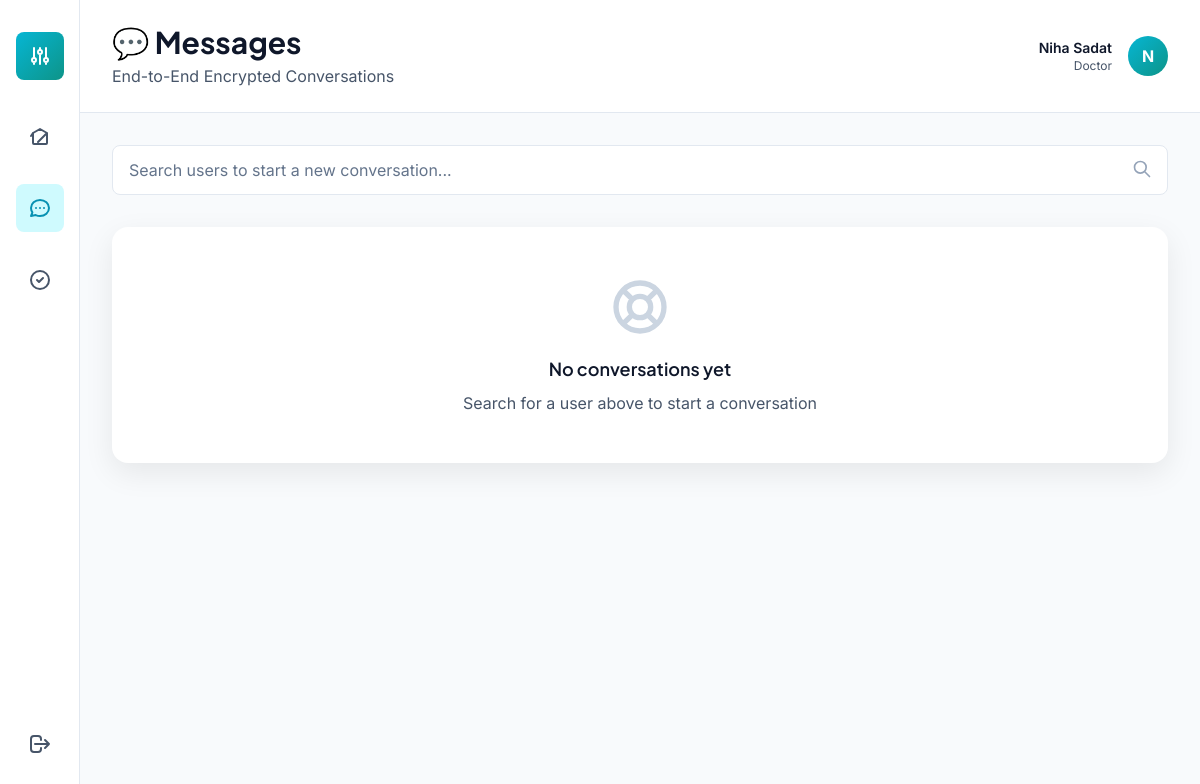
Before: /chat-list (signed in) with the older database file.
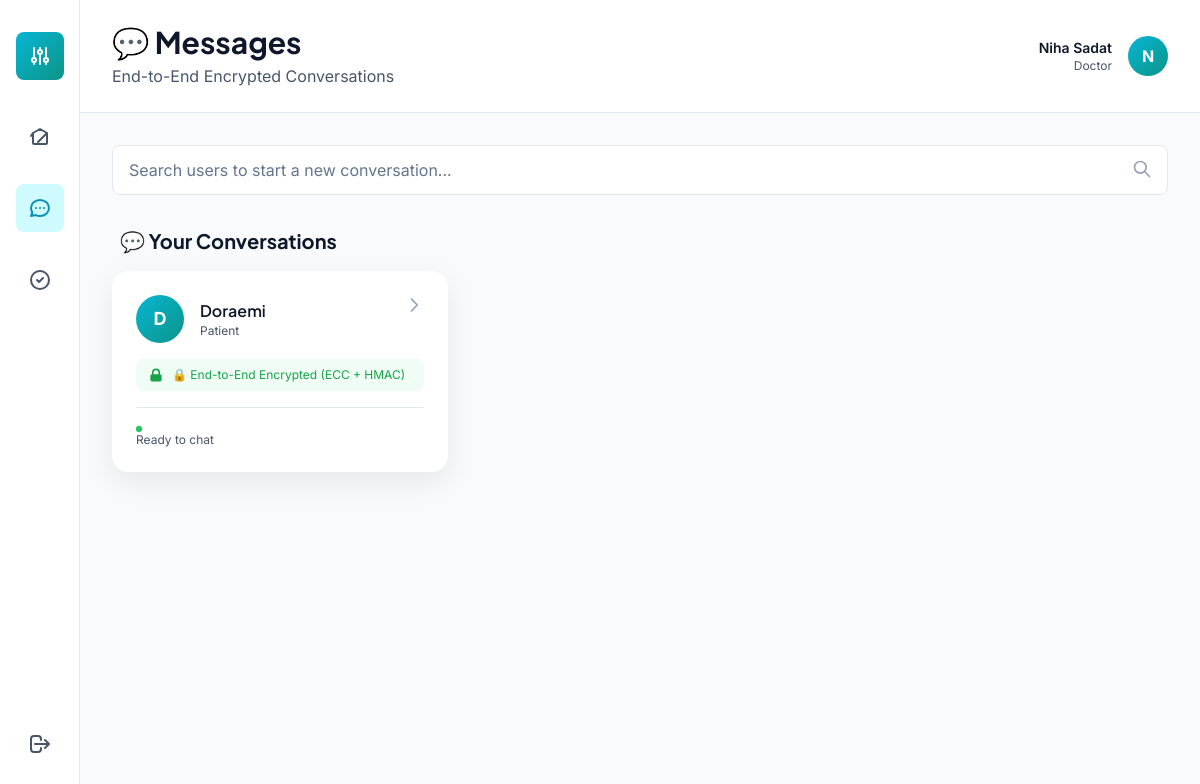
After: the same page with the newer database file.
### models.py (models this page shows, shortened)
class User(db.Model):
    __tablename__ = 'users'
    id = db.Column(db.Integer, primary_key=True)
    username = db.Column(db.String(120), unique=True, nullable=False, index=True)
    role = db.Column(db.String(20), nullable=False)  # 'patient', 'doctor', 'specialist', 'admin'
    password_hash = db.Column(db.String(255), nullable=False)
    encrypted_email = db.Column(db.Text, nullable=True)  # RSA encrypted, only decrypted with private key
    rsa_public_key = db.Column(db.Text, nullable=True)  # JSON: {"e": int, "n": int}
    rsa_private_key = db.Column(db.Text, nullable=True)  # JSON: {"d": int, "n": int} - Stored securely
    ecc_public_key = db.Column(db.Text, nullable=True)  # JSON: {"x": int, "y": int}
    ecc_private_key = db.Column(db.Text, nullable=True)  # JSON: {"k": int} - Stored securely
    public_key = db.Column(db.Text, nullable=True)  # For encryption purposes
    encrypted_profile = db.Column(db.Text, nullable=True)  # Encrypted email/NID
    display_name = db.Column(db.String(120), nullable=True)
    phone = db.Column(db.Text, nullable=True)  # Encrypted
    date_of_birth = db.Column(db.String(20), nullable=True)
    address = db.Column(db.Text, nullable=True)  # Encrypted
    city = db.Column(db.String(100), nullable=True)
    country = db.Column(db.String(100), nullable=True)
    two_fa_enabled = db.Column(db.Boolean, default=False)
    two_fa_challenge = db.Column(db.String(10), nullable=True)
    two_fa_timestamp = db.Column(db.DateTime, nullable=True)
    encrypted_nid = db.Column(db.Text, nullable=True)
    encrypted_blood_group = db.Column(db.Text, nullable=True)
    nid_mac = db.Column(db.String(255), nullable=True)
    license_number = db.Column(db.String(120), nullable=True, index=True)
    license_verified = db.Column(db.Boolean, default=False)
    last_key_rotation = db.Column(db.DateTime, nullable=True)
    is_approved = db.Column(db.Boolean, default=False)  # False for new registrations
    approved_at = db.Column(db.DateTime, nullable=True)
    approved_by_admin_id = db.Column(db.Integer, db.ForeignKey('users.id'), nullable=True)
    created_at = db.Column(db.DateTime, default=datetime.now)
    updated_at = db.Column(db.DateTime, default=datetime.now, onupdate=datetime.now)
    sent_referrals = db.relationship('Referral', foreign_keys='Referral.sender_id', backref='sender', lazy=True)
    received_referrals = db.relationship('Referral', foreign_keys='Referral.receiver_id', backref='receiver', lazy=True)
    sent_messages = db.relationship('Message', foreign_keys='Message.sender_id', backref='sender_msg', lazy=True)
    received_messages = db.relationship('Message', foreign_keys='Message.receiver_id', backref='receiver_msg', lazy=True)

### app.py (the view)
@app.route('/chat-list')
def chat_list():
    if 'user_id' not in session:
        return redirect(url_for('login'))
    current_user_id = session.get('user_id')
    current_user = User.query.get(current_user_id)
    message_senders = db.session.query(User).join(
        Message, Message.sender_id == User.id
    ).filter(Message.receiver_id == current_user_id).distinct().order_by(Message.timestamp.desc()).all()
    seen_ids = set()
    active_users = []
    for user in message_senders:
        if user.id not in seen_ids:
            active_users.append(user)
            seen_ids.add(user.id)
    message_receivers = db.session.query(User).join(
        Message, Message.receiver_id == User.id
    ).filter(Message.sender_id == current_user_id).distinct().all()
    for user in message_receivers:
        if user.id not in seen_ids:
            active_users.append(user)
            seen_ids.add(user.id)
    all_users = User.query.filter(User.id != current_user_id).all()
    active_users_dict = []
    for u in active_users:
        unread_count = Message.query.filter(
            Message.sender_id == u.id,
            Message.receiver_id == current_user_id,
            Message.is_read == False
        ).count()
        active_users_dict.append({
            'id': u.id,
            'username': u.username,
            'role': u.role,
            'message_count': unread_count
        })
    all_users_dict = [{'id': u.id, 'username': u.username, 'role': u.role} for u in all_users]
    return render_template('chat_list.html',
                         active_users=active_users_dict,
                         all_users=all_users_dict,
                         user_name=current_user.username,
                         user_role=current_user.role)

### templates/chat_list.html (shortened to what the changed rows need)
{% extends "base.html" %} {% block title %}Messages - MedLink{% endblock %} {%
block content %}
<div class="min-h-screen bg-slate-50" style="background-color: #f8fafc">
  <div class="flex h-screen bg-slate-50">
    <div class="flex-1 ml-20 overflow-auto">
      <div class="bg-white border-b border-slate-200 sticky top-0 z-30">
        <div class="px-8 py-6 flex justify-between items-center">
          <div>
            <h1
              class="text-3xl font-bold text-slate-900"
              style="font-family: &quot;Plus Jakarta Sans&quot;, sans-serif"
            >
              💬 Messages
            </h1>
          </div>
        </div>
      </div>
      <div class="px-8 py-8">
        {% if active_users %}
        <div class="mb-8">
          <h2 class="text-xl font-bold text-slate-900 mb-4 px-2">
            💬 Your Conversations
          </h2>
          <div
            class="grid grid-cols-1 md:grid-cols-2 lg:grid-cols-3 gap-6"
            id="activeConversations"
          >
            {% for user in active_users %}
            <a
              href="{{ url_for('chat', user_id=user.id) }}"
              class="card-elevated bg-white rounded-2xl p-6 hover:shadow-lg transition cursor-pointer group"
            >
              <div class="flex items-start justify-between mb-4">
                <div class="flex items-center space-x-4 flex-1">
                  <div
                    class="w-12 h-12 rounded-full bg-gradient-to-br from-cyan-500 to-teal-600 flex items-center justify-center text-white font-bold text-lg"
                  >
                    {{ user.username[0].upper() }}
                  </div>
                  <div>
                    <h3
                      class="font-semibold text-slate-900 group-hover:text-cyan-600 transition"
                    >
                      {{ user.username }}
                    </h3>
                    <p class="text-xs text-slate-600">
                      {{ user.role.capitalize() }}
                    </p>
                  </div>
                </div>
                <svg
                  class="w-5 h-5 text-slate-400 group-hover:text-cyan-600 transition"
                  fill="none"
                  stroke="currentColor"
                  viewBox="0 0 24 24"
                >
                  <path
                    stroke-linecap="round"
                    stroke-linejoin="round"
                    stroke-width="2"
                    d="M9 5l7 7-7 7"
                  ></path>
                </svg>
              </div>
              <div
                class="flex items-center space-x-2 text-xs text-green-600 bg-green-50 rounded-lg px-3 py-2"
              >
                <svg class="w-4 h-4" fill="currentColor" viewBox="0 0 20 20">
                  <path
                    fill-rule="evenodd"
                    d="M5 9V7a5 5 0 0110 0v2a2 2 0 012 2v5a2 2 0 01-2 2H5a2 2 0 01-2-2v-5a2 2 0 012-2zm8-2v2H7V7a3 3 0 016 0z"
                    clip-rule="evenodd"
                  ></path>
                </svg>
                <span>🔒 End-to-End Encrypted (ECC + HMAC)</span>
              </div>
              <div
                class="mt-4 pt-4 border-t border-slate-200 flex items-center justify-between"
              >
                <p class="text-xs text-slate-600">
                  <span
                    class="relative flex h-1.5 w-1.5 mt-0.5 inline-block mr-2"
                  >
                    <span
                      class="relative inline-flex rounded-full h-1.5 w-1.5 bg-green-500"
                    ></span>
                  </span>
                  Ready to chat
                </p>
              </div>
            </a>
            {% endfor %}
          </div>
        </div>
        {% endif %}
        {% if not active_users %}
        <div class="card-elevated bg-white rounded-2xl p-12 text-center mb-8">
          <h3 class="text-lg font-semibold text-slate-900 mb-2">
            No conversations yet
          </h3>
          <p class="text-slate-600">
            Search for a user above to start a conversation
          </p>
        </div>
        {% endif %}
      </div>
    </div>
  </div>
</div>
{% endblock %}

Changed rows visible on the page:
added User: username "D", username "Doraemi", role "Patient"
Other visible differences:
text no longer shown: "No conversations yet Search for a user above to start a conversation"
text now shown: "💬 Your Conversations"
